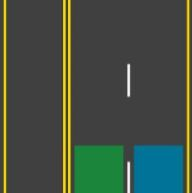
//> input picture OPENCV/4.jpg, 192 x 193 px
$ ./cv_equalHist   (built with g++ and OpenCV 4)
//> lines starting //> are read from the running program, lines starting //| are printed output that depends on the picture
#include <opencv2/opencv.hpp>
#include <iostream>
#include <vector>
using namespace std;
using namespace cv;
int main ()
{
    Mat src = imread("4.jpg");
//> src is the input picture: 193 rows x 192 cols, CV_8UC3; mean B, G, R 66.7, 80.1, 67.9
    // [4 lines of commented-out code are left out]

    vector<Mat> imgHSVsplit;
    split(src,imgHSVsplit);
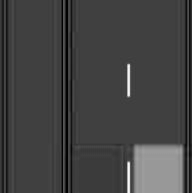
//> imgHSVsplit[0]: 193 rows x 192 cols, CV_8UC1; min 0, max 251, mean 66.7
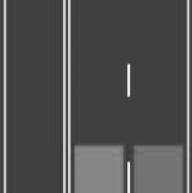
//> imgHSVsplit[1]: 193 rows x 192 cols, CV_8UC1; min 52, max 251, mean 80.1
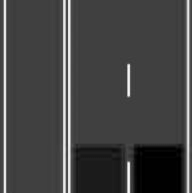
//> imgHSVsplit[2]: 193 rows x 192 cols, CV_8UC1; min 0, max 251, mean 67.9
    equalizeHist(imgHSVsplit[0],imgHSVsplit[0]);
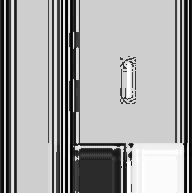
//> imgHSVsplit[0]: 193 rows x 192 cols, CV_8UC1; min 0, max 255, mean 163.4
    equalizeHist(imgHSVsplit[1],imgHSVsplit[1]);
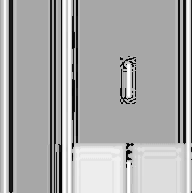
//> imgHSVsplit[1]: 193 rows x 192 cols, CV_8UC1; min 0, max 255, mean 168.5
    equalizeHist(imgHSVsplit[2],imgHSVsplit[2]);
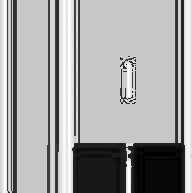
//> imgHSVsplit[2]: 193 rows x 192 cols, CV_8UC1; min 0, max 255, mean 163.5
    Mat imgInput;
    merge(imgHSVsplit,imgInput);
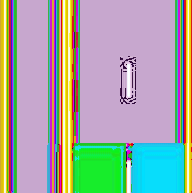
//> imgInput: 193 rows x 192 cols, CV_8UC3; mean B, G, R 163.4, 168.5, 163.5
    imshow("imgInput",imgInput);

    waitKey();
    return 0;
}

$ run again, with OPENCV/10.jpg copied over OPENCV/4.jpg
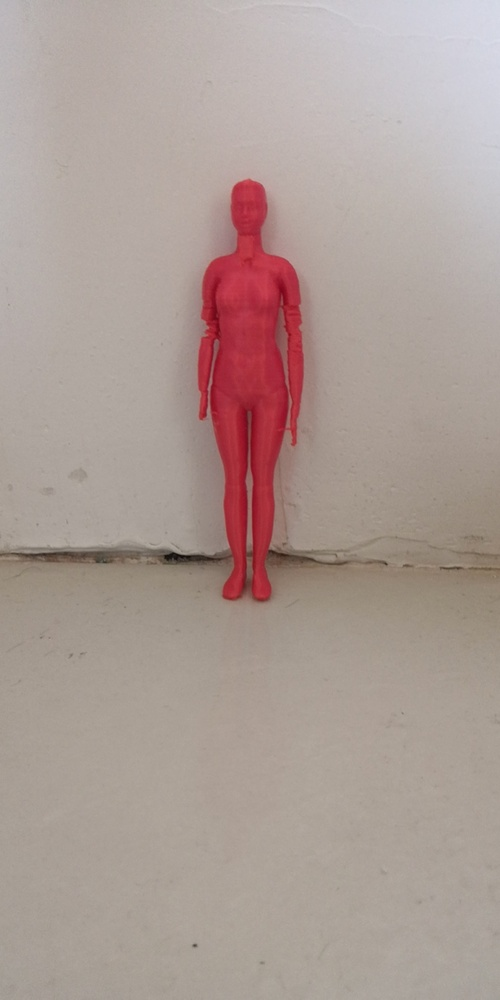
//> input picture OPENCV/10.jpg, 500 x 1000 px, shrunk from 960 x 1920 before the run
//> src is the input picture: 1000 rows x 500 cols, CV_8UC3; mean B, G, R 150, 156.1, 172.4
//> `split(src,imgHSVsplit);`:
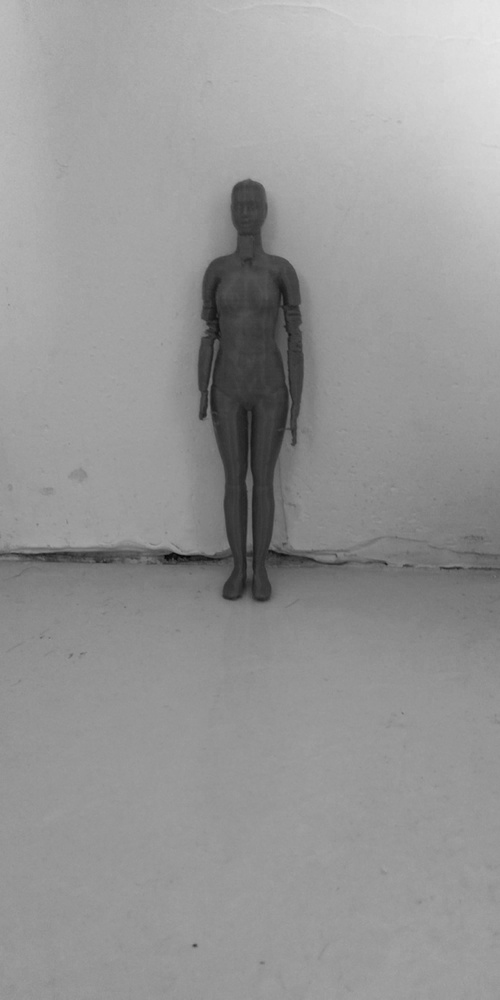
//> imgHSVsplit[0]: 1000 rows x 500 cols, CV_8UC1; min 4, max 233, mean 150
//> `merge(imgHSVsplit,imgInput);`:
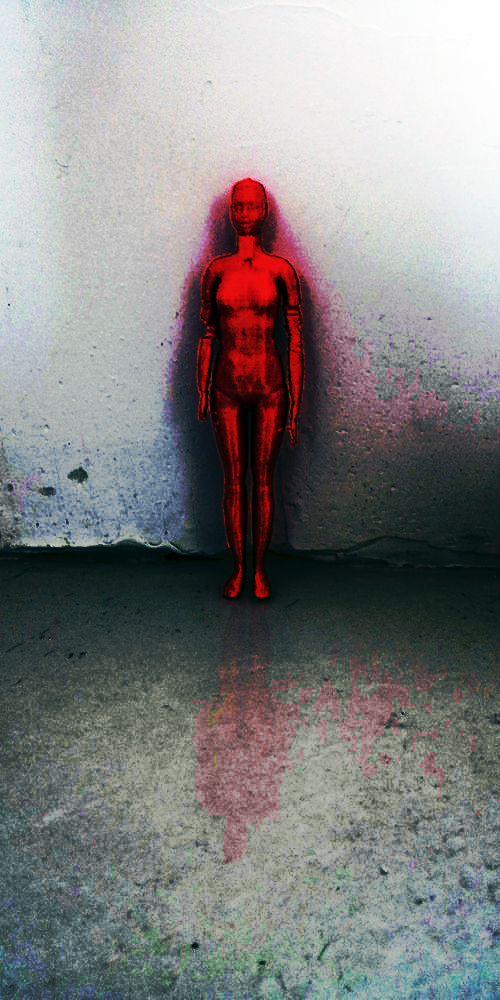
//> imgInput: 1000 rows x 500 cols, CV_8UC3; mean B, G, R 130.2, 130.6, 131.3

$ run again, with OPENCV/15.jpg copied over OPENCV/4.jpg
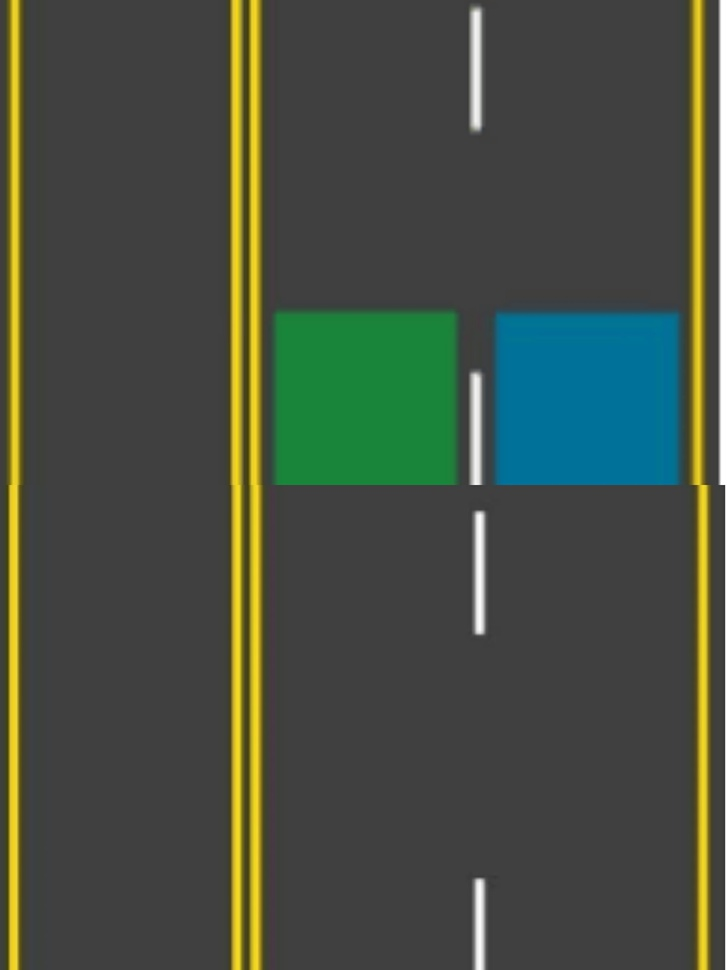
//> input picture OPENCV/15.jpg, 727 x 970 px, shrunk from 1800 x 2400 before the run
//> src is the input picture: 970 rows x 727 cols, CV_8UC3; mean B, G, R 66.3, 79.1, 70.8
//> `equalizeHist(imgHSVsplit[2],imgHSVsplit[2]);`:
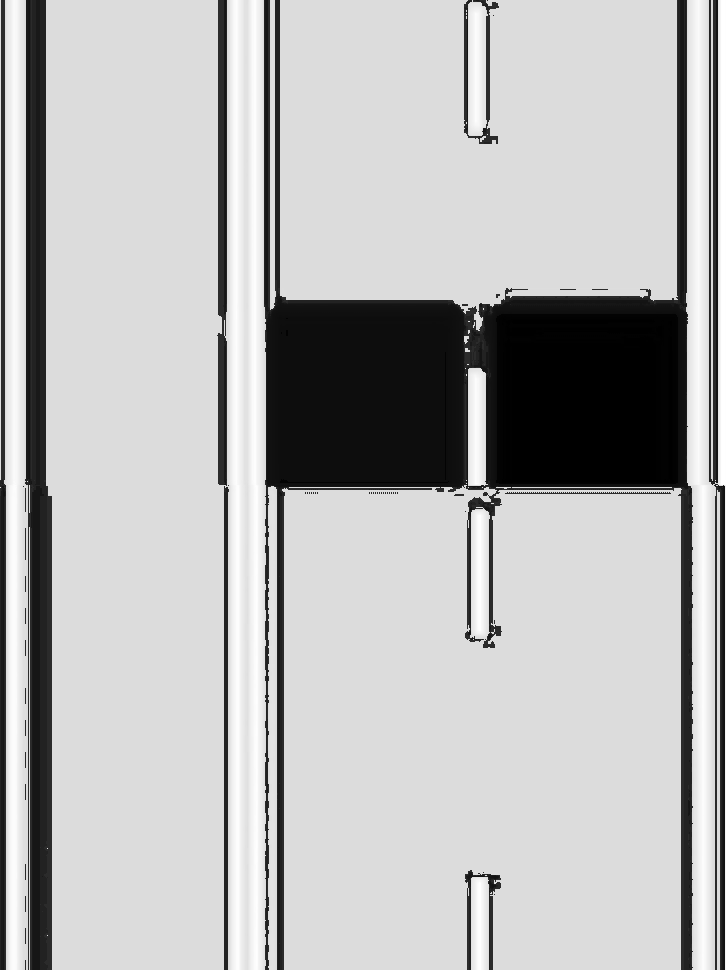
//> imgHSVsplit[2]: 970 rows x 727 cols, CV_8UC1; min 0, max 255, mean 183.6
//> `merge(imgHSVsplit,imgInput);`:
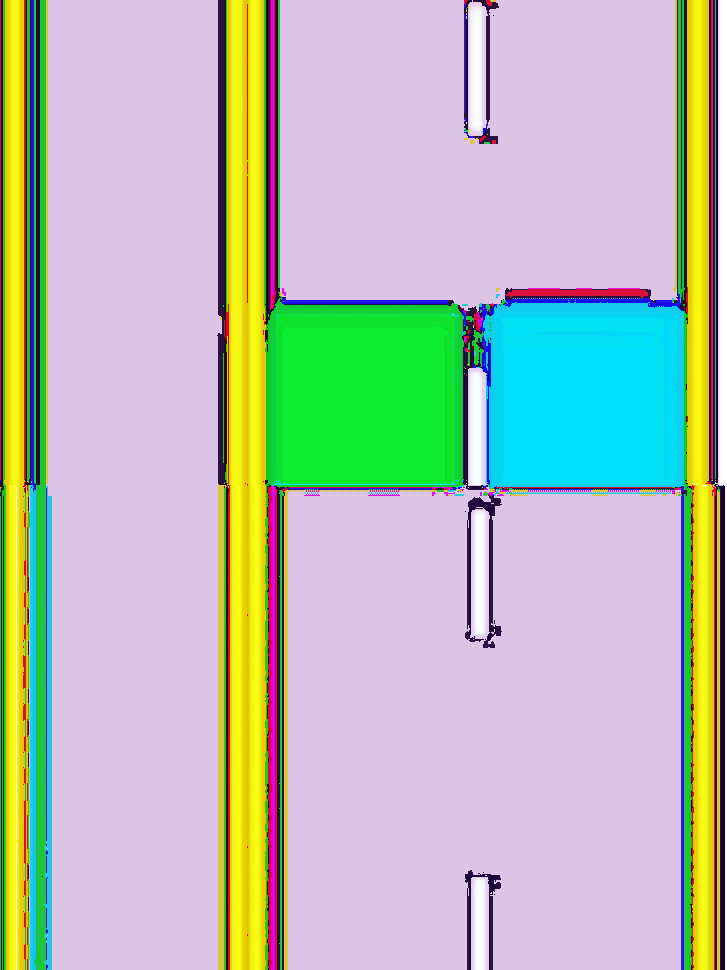
//> imgInput: 970 rows x 727 cols, CV_8UC3; mean B, G, R 181.8, 190.6, 183.6

$ run again, with OPENCV/16.jpg copied over OPENCV/4.jpg
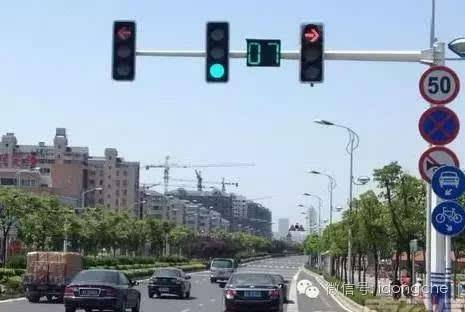
//> input picture OPENCV/16.jpg, 465 x 312 px
//> src is the input picture: 312 rows x 465 cols, CV_8UC3; mean B, G, R 169.9, 157.4, 144.5
//> `merge(imgHSVsplit,imgInput);`:
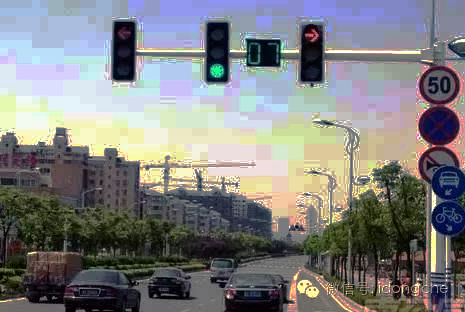
//> imgInput: 312 rows x 465 cols, CV_8UC3; mean B, G, R 129.5, 129.3, 128.6
